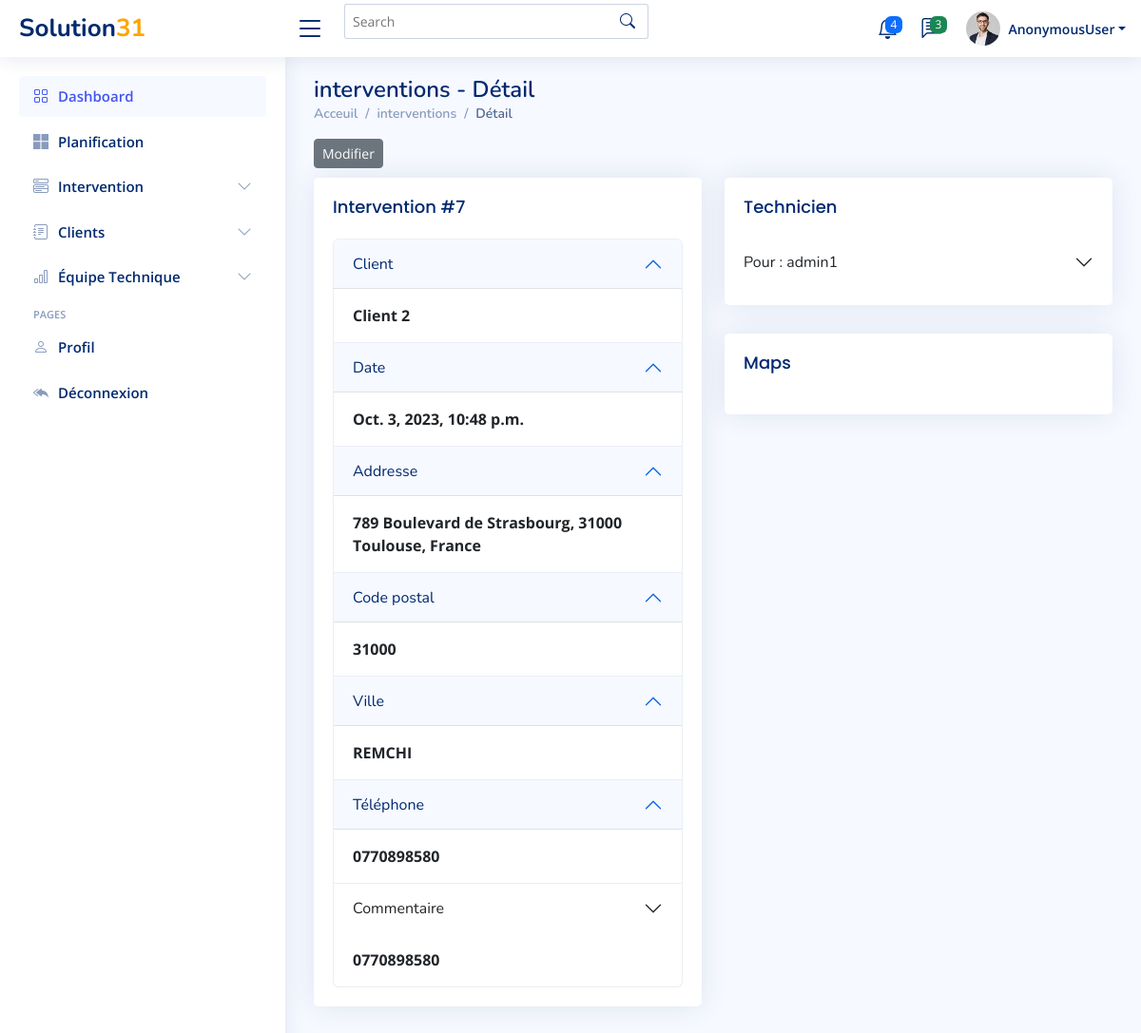
/interventions/Détail/7, run on the app's committed database.
### Dashboard/models.py (models this page shows, shortened)
class Intervention(models.Model):
    Date_Ajouté = models.DateTimeField(auto_now_add=True)
    Nom_Client= models.CharField(max_length=100, blank=False , null=False)
    Numéro = models.CharField(max_length=100, blank=False , null=False)
    Ville = models.CharField(max_length=100, blank=False , null=False)
    Date=models.DateField(null=True,blank=True)
    Address = models.CharField(max_length=100, blank=False , null=False)
    Code_postal = models.IntegerField()
    Par= models.ForeignKey(UserProfile, on_delete=models.SET_NULL, null=True, blank=True, )
    Commentaire = models.CharField(max_length=500, blank=True, null=True)
    Prix = models.IntegerField(blank=True, null=True)
    Status = models.CharField(max_length=500,choices=CHOICES, default='en attendant', blank=True, null=True)
    valeur =models.IntegerField(default=1)

class  UserProfile(models.Model):
    user = models.OneToOneField(User,related_name='userprofile', on_delete=models.SET_NULL,null=True)
    Nom = models.CharField(max_length=100, blank=False , null=False)
    Prénom = models.CharField(max_length=100, blank=True , null=True)
    Addresse = models.CharField(max_length=100, blank=True , null=True)
    Ville = models.CharField(max_length=100, blank=True , null=True)
    Téléphone = models.CharField(max_length=100, blank=True , null=True)
    Email = models.EmailField(blank=False , null=False)
    def __str__(self):
        return self.user.username

### Dashboard/views.py (called while the page is built)
def intervention_detail(request,pk):
    int = Intervention.objects.get(pk=pk)
    date = datetime.now().date()
    print(date)
    interventions = Intervention.objects.all()
    addresses= int.Address
    location = geocoder.osm(addresses)
    lat = location.lat
    lng = location.lng
    country = location.country
    map = folium.Map(location=[45,5],zoom_start=6)
    folium.Marker([lat,lng],tooltip='Cliquer pour plus de détails',popup=country).add_to(map)
    map =map._repr_html_()
    context={'int':int , 'date':date,'map':map}
    return render(request, 'Dashboard/intervention_detail.html',context)

### Dashboard/templates/Dashboard/intervention_detail.html (shortened to what this page needs)
{% extends 'Dashboard/main.html' %}
{% block content %}
  <main id="main" class="main">
    <div class="pagetitle">
      <h1>interventions - Détail</h1>
      <nav>
        <ol class="breadcrumb">
          <li class="breadcrumb-item"><a href="index.html">Acceuil</a></li>
          <li class="breadcrumb-item">interventions</li>
          <li class="breadcrumb-item active">Détail</li>
        </ol>
        <a href="{% url 'Edit_intervention'  int.id %}"><button type="button" class="btn btn-secondary btn-sm" >Modifier</button> </a>
      </nav>
    </div>
    <section class="section">
      <div class="row">
        <div class="col-lg-6">
          <div class="card">
            <div class="card-body">
              <h5 class="card-title"> Intervention #{{int.id}}</h5>
              <div class="accordion" id="accordionExample">
                <div class="accordion-item">
                  <h2 class="accordion-header" id="headingOne">
                    <button class="accordion-button" type="button" data-bs-toggle="collapse" data-bs-target="#collapseOne" aria-expanded="true" aria-controls="collapseOne">
                     Client
                    </button>
                  </h2>
                  <div id="collapseOne" class="accordion-collapse collapse show" aria-labelledby="headingOne" data-bs-parent="#accordionExample">
                    <div class="accordion-body">
                      <strong>{{int.Nom_Client}}</strong>
                    </div>
                  </div>
                </div>
                <div class="accordion-item">
                  <h2 class="accordion-header" id="headingOne">
                    <button class="accordion-button" type="button" data-bs-toggle="collapse" data-bs-target="#collapseOne" aria-expanded="true" aria-controls="collapseOne">
                     Date
                    </button>
                  </h2>
                  <div id="collapseOne" class="accordion-collapse collapse show" aria-labelledby="headingOne" data-bs-parent="#accordionExample">
                    <div class="accordion-body">
                      <strong>{{int.Date_Ajouté}}</strong>
                    </div>
                  </div>
                </div>
                     <div class="accordion-item">
                  <h2 class="accordion-header" id="headingOne">
                    <button class="accordion-button" type="button" data-bs-toggle="collapse" data-bs-target="#collapseOne" aria-expanded="true" aria-controls="collapseOne">
                     Addresse
                    </button>
                  </h2>
                  <div id="collapseOne" class="accordion-collapse collapse show" aria-labelledby="headingOne" data-bs-parent="#accordionExample">
                    <div class="accordion-body">
                      <strong>{{int.Address}}</strong>
                    </div>
                  </div>
                </div>
                     <div class="accordion-item">
                  <h2 class="accordion-header" id="headingOne">
                    <button class="accordion-button" type="button" data-bs-toggle="collapse" data-bs-target="#collapseOne" aria-expanded="true" aria-controls="collapseOne">
                     Code postal
                    </button>
                  </h2>
                  <div id="collapseOne" class="accordion-collapse collapse show" aria-labelledby="headingOne" data-bs-parent="#accordionExample">
                    <div class="accordion-body">
                      <strong>{{int.Code_postal}}</strong>
                    </div>
                  </div>
                </div>
                <div class="accordion-item">
                  <h2 class="accordion-header" id="headingOne">
                    <button class="accordion-button" type="button" data-bs-toggle="collapse" data-bs-target="#collapseOne" aria-expanded="true" aria-controls="collapseOne">
                     Ville
                    </button>
                  </h2>
                  <div id="collapseOne" class="accordion-collapse collapse show" aria-labelledby="headingOne" data-bs-parent="#accordionExample">
                    <div class="accordion-body">
                      <strong>{{int.Ville}}</strong>
                    </div>
                  </div>
                </div>
                     <div class="accordion-item">
                  <h2 class="accordion-header" id="headingOne">
                    <button class="accordion-button" type="button" data-bs-toggle="collapse" data-bs-target="#collapseOne" aria-expanded="true" aria-controls="collapseOne">
                     Téléphone
                    </button>
                  </h2>
                  <div id="collapseOne" class="accordion-collapse collapse show" aria-labelledby="headingOne" data-bs-parent="#accordionExample">
                    <div class="accordion-body">
                      <strong>{{int.Numéro}}</strong>
                    </div>
                  </div>
                </div>
                <div class="accordion-item">
                  <h2 class="accordion-header" id="headingOne">
                    <button class="accordion-button collapsed" type="button" data-bs-toggle="collapse" data-bs-target="#collapseThree" aria-expanded="false" aria-controls="collapseThree">
                      Commentaire
                    </button>
                  </h2>
                  <div id="collapseOne" class="accordion-collapse collapse show" aria-labelledby="headingOne" data-bs-parent="#accordionExample">
                    <div class="accordion-body">
                      <strong>{{int.Numéro}}</strong>
                    </div>
                  </div>
                </div>
              </div>
            </div>
          </div>
        </div>
        <div class="col-lg-6">
          <div class="card">
            <div class="card-body">
              <h5 class="card-title">Technicien</h5>
              <div class="accordion accordion-flush" id="accordionFlushExample">
                <div class="accordion-item">
                  <h2 class="accordion-header" id="flush-headingOne">
                    <button class="accordion-button collapsed" type="button" data-bs-toggle="collapse" data-bs-target="#flush-collapseOne" aria-expanded="false" aria-controls="flush-collapseOne">
                      Pour : {{int.Par}}
                    </button>
                  </h2>
                </div>
              </div>
            </div>
          </div>
          <div class="card">
            <div class="card-body">
              <h5 class="card-title">Maps</h5>
            </div>
          </div>
        </div>
      </div>
    </section>
  </main>
{% endblock content %}

### Dashboard/static/Dashboard/assets/css/main.css (style rules this page uses)
:root { --fc-daygrid-event-dot-width: 8px; }
:root { --fc-list-event-dot-width: 10px; --fc-list-event-hover-bg-color: #f5f5f5; }

### Dashboard/static/Dashboard/assets/css/style.css (style rules this page uses)
:root { scroll-behavior: smooth; }
body { font-family: "Open Sans", sans-serif; background: #f6f9ff; color: #444444; }
a { color: #4154f1; text-decoration: none; }
h1, h2, h3, h4, h5, h6 { font-family: "Nunito", sans-serif; }
#main { margin-top: 60px; padding: 20px 30px; transition: all 0.3s; }
.pagetitle { margin-bottom: 10px; }
.pagetitle h1 { font-size: 24px; margin-bottom: 0; font-weight: 600; color: #012970; }
.card { margin-bottom: 30px; border: none; border-radius: 5px; box-shadow: 0px 0 30px rgba(1, 41, 112, 0.1); }
.card-title { padding: 20px 0 15px 0; font-size: 18px; font-weight: 500; color: #012970; font-family: "Poppins", sans-serif; }
.card-body { padding: 0 20px 20px 20px; }
.accordion-item { border: 1px solid #ebeef4; }
.accordion-button:not(.collapsed) { color: #012970; background-color: #f6f9ff; }
.accordion-flush .accordion-button { padding: 15px 0; background: none; border: 0; }
.breadcrumb { font-size: 14px; font-family: "Nunito", sans-serif; color: #899bbd; font-weight: 600; }
.breadcrumb a { color: #899bbd; transition: 0.3s; }
.breadcrumb .breadcrumb-item::before { color: #899bbd; }
.breadcrumb .active { color: #51678f; font-weight: 600; }
@media (min-width: 1200px) { #main, #footer { margin-left: 300px; } }

### data on the page
Intervention: id "7", Nom_Client "Client 2", Date_Ajouté "Oct. 3, 2023, 10:48 p.m.", Address "789 Boulevard de Strasbourg, 31000 Toulouse, France", Code_postal "31000", Ville "REMCHI", Numéro "0770898580", Par "admin1"

### other printed values
{{ request.user }} "AnonymousUser"
